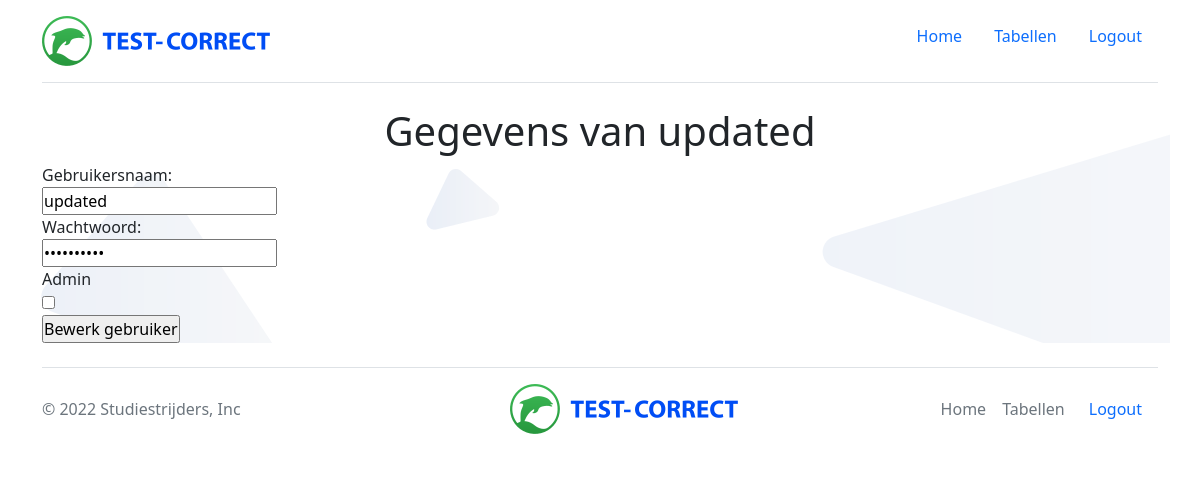
The page /account_details/6 (signed in) on the database as committed earlier.
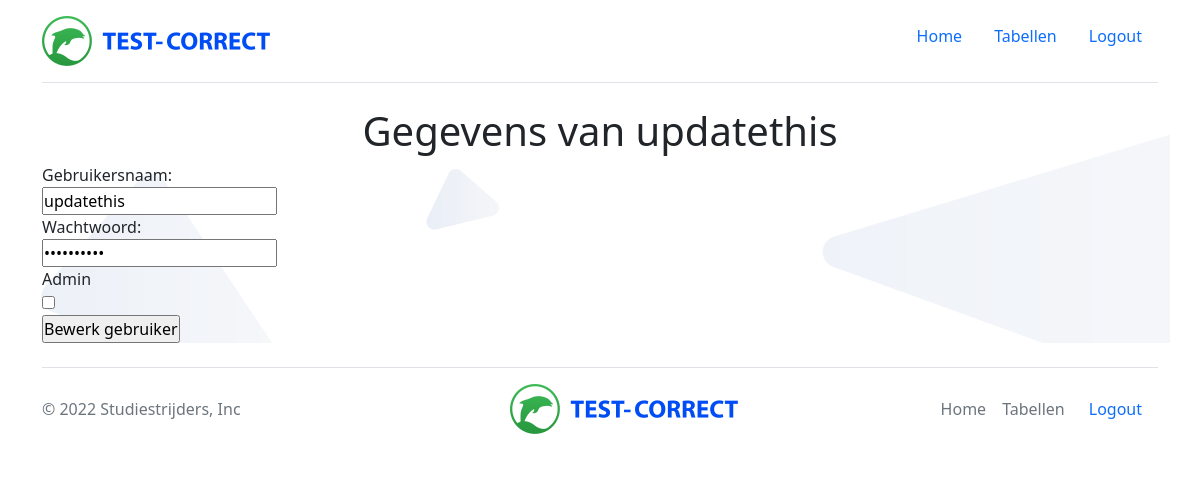
The same page on the database as committed later.
### tables this page shows
CREATE TABLE users (user_id INTEGER PRIMARY KEY ASC AUTOINCREMENT NOT NULL, gebruikersnaam VARCHAR (50) NOT NULL, wachtwoord VARCHAR (255) NOT NULL, is_admin BOOLEAN NOT NULL);

### app.py (the view)
@app.route("/account_details/<id>") #gets id to load user from db
def account_details(id):
    if session.get('username') != "admin":
        return redirect(url_for('index'))
    user_info = user.get_user(id)
    id = user_info[0]
    gebruikersnaam = user_info[1]
    wachtwoord = user_info[2]
    admin = user_info[3]
    return render_template("account_details.html", id = id, gebruikersnaam = gebruikersnaam, wachtwoord = wachtwoord, admin = admin)

### app.py (called while the page is built)
@app.before_request
def check_login():
    if request.endpoint not in ["/", "home", "login", "login_post"]:
        if not session.get('logged_in', 'username'):
            return redirect(url_for('home'))

### lib/manageuser.py (called while the page is built)
    def get_user(self, id):
        try:
            connection = sqlite3.connect(self.database_file)
            cursor = connection.cursor()
            get_user_qry = "SELECT * FROM users WHERE user_id = ?"
            cursor.execute(get_user_qry, [id]) #ik weet niet waarom hij zonder de brackets brak maar oké, sure
            user = cursor.fetchone()
            connection.commit()
            connection.close()
        except OperationalError as e:
            print(f"Error opening database file {self.database_file}")
            raise e
        return user

### templates/account_details.html (shortened to what this page needs)
{% extends "base.html" %}
{% block content %}
    <h1>Gegevens van {{gebruikersnaam}}</h1>
    <form method="POST" action="/editaccount/{{id}}">
        <label for="gebruikersnaam">Gebruikersnaam:</label><br>
        <input type="text" name="gebruikersnaam" value="{{gebruikersnaam}}" readonly><br/>
        <label for="wachtwoord">Wachtwoord:</label><br/>
        <input type="password" name="wachtwoord" value="{{wachtwoord}}"><br/>
        <label for="wachtwoord">Admin</label><br/>
        <input type="checkbox" name="admin" {{ "checked" if admin == 1 }}><br/>
        <input type="submit" value="Bewerk gebruiker">
    </form>
{% endblock %}

Rows that differ between the two databases and show on the page:
changed users: gebruikersnaam "updated" → "updatethis"
